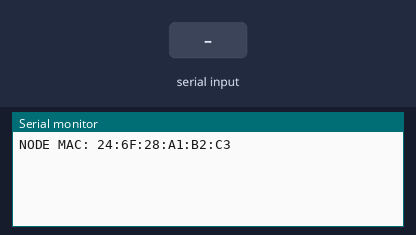
This sketch was run on a simulated ESP32. Shown: the last lines printed to the serial monitor. The inputs (shaded band) are chosen by the test bench.

Above: at 1.2 s.
1.3 s: "R90\n" received over the second serial link
At 1.6 s:
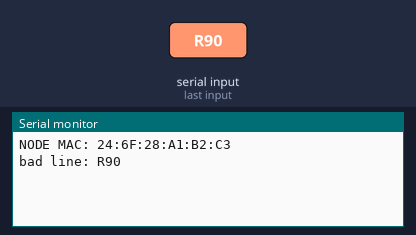
2.8 s: "R,45\n" received over the second serial link
At 4.0 s:
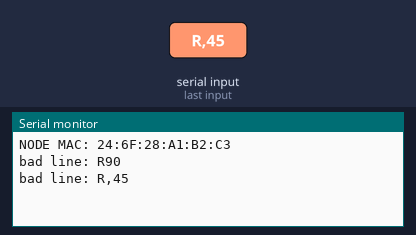
4.3 s: "R,90,45,200,10,150\n" received over the second serial link
At 5.2 s:
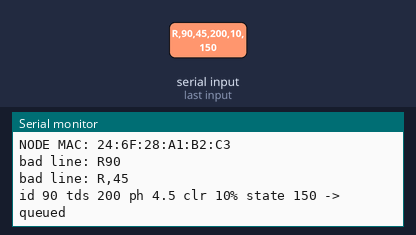

Measured:
- after the input at 1.3 s, the serial monitor: prints a new line at once (image 1)
- after the input at 2.8 s, the serial monitor: prints a new line at once (image 2)
- after the input at 4.3 s, the serial monitor: prints a new line at once (image 3)

The sketch:

clarity_node.ino
```cpp
#include <WiFi.h>
#include <esp_now.h>
#include <esp_wifi.h>

#define NODE_ID      1                 // 1 = "tank-01"
#define UART_RX_PIN  16                // Feather pin labeled RX (Arduino D3 goes here)
#define UART_TX_PIN  17                // Feather pin labeled TX (-> Arduino D9)
uint8_t gatewayMac[6] = {0xFC, 0xF5, 0xC4, 0x06, 0xDE, 0x70};   // <-- gateway MAC

typedef struct __attribute__((packed)) {
  uint8_t  node_id;
  uint8_t  id;            // counter from the Arduino, matches replies
  uint16_t tds_ppm;
  uint8_t  ph_x10;        // pH * 10
  uint8_t  clarity_pct;   // clarity * 100
  uint8_t  state;         // bits0-1 filter (0 none,1 PUR,2 Brita), bit2 ask, bit3 pH estimated, bit4 sensor odd
} ReadingPacket;          // 7 bytes

typedef struct __attribute__((packed)) {
  uint8_t node_id;
  uint8_t id;
  uint8_t filter;         // 0 none, 1 PUR, 2 Brita, 3 retest
} CommandPacket;          // 3 bytes

QueueHandle_t cmdQ;

// gateway -> node: the Pi's decision
void onRecv(const esp_now_recv_info_t *info, const uint8_t *data, int len) {
  if (len != sizeof(CommandPacket)) return;
  CommandPacket c;
  memcpy(&c, data, sizeof(c));
  if (c.node_id != NODE_ID) return;
  xQueueSend(cmdQ, &c, 0);
}

// Arduino -> gateway: "R,id,ph_x10,tds,clarity,state"
void handleLine(const char *line) {
  int id, phx10, tds, clr, state;
  if (sscanf(line, "R,%d,%d,%d,%d,%d", &id, &phx10, &tds, &clr, &state) != 5) {
    Serial.printf("bad line: %s\n", line);
    return;
  }
  ReadingPacket p;
  p.node_id = NODE_ID;
  p.id = id;
  p.tds_ppm = constrain(tds, 0, 65535);
  p.ph_x10 = constrain(phx10, 0, 140);
  p.clarity_pct = constrain(clr, 0, 100);
  p.state = state;
  esp_err_t r = esp_now_send(gatewayMac, (uint8_t *)&p, sizeof(p));
  Serial.printf("id %d tds %d ph %.1f clr %d%% state %d -> %s\n", id, tds, phx10 / 10.0,
                clr, state, r == ESP_OK ? "queued" : "send error");
}

void setup() {
  Serial.begin(115200);
  Serial1.begin(9600, SERIAL_8N1, UART_RX_PIN, UART_TX_PIN);
  cmdQ = xQueueCreate(4, sizeof(CommandPacket));

  WiFi.mode(WIFI_STA);
  esp_wifi_set_channel(1, WIFI_SECOND_CHAN_NONE);
  Serial.printf("NODE MAC: %s\n", WiFi.macAddress().c_str());
  if (esp_now_init() != ESP_OK) { Serial.println("esp_now_init failed"); return; }
  esp_now_register_recv_cb(onRecv);

  esp_now_peer_info_t peer = {};
  memcpy(peer.peer_addr, gatewayMac, 6);
  peer.channel = 0;
  peer.encrypt = false;
  if (esp_now_add_peer(&peer) != ESP_OK) Serial.println("add_peer failed");
}

void loop() {
  static char buf[48];
  static uint8_t len = 0;
  while (Serial1.available()) {
    char c = Serial1.read();
    if (c == '\n') { buf[len] = 0; len = 0; if (buf[0] == 'R') handleLine(buf); }
    else if (c != '\r') { if (len < sizeof(buf) - 1) buf[len++] = c; else len = 0; }
  }

  CommandPacket cmd;
  if (xQueueReceive(cmdQ, &cmd, 0) == pdTRUE) {
    Serial1.printf("A,%u,%u\n", cmd.id, cmd.filter);       // what waitForAI() expects
    Serial.printf("Pi cmd -> Arduino: id %u filter %u\n", cmd.id, cmd.filter);
  }
}
```
